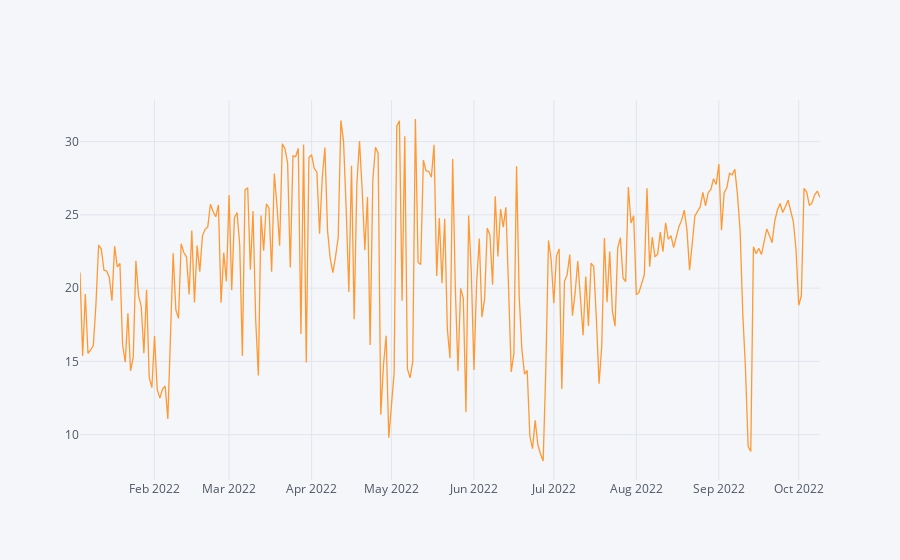

Write notebook code for a chart like this one.
### Code cell
df.iplot()

### Figure 1 — Plotly figure (JSON) as saved in the notebook; plotly's stock layout.template omitted (floating-point values rounded to 4 significant figures; data arrays with more than 128 entries replaced by an {"elided": "..."} marker saying what was removed)
{"data": [{"line": {"color": "rgba(255, 153, 51, 1.0)", "dash": "solid", "shape": "linear", "width": 1.3}, "mode": "lines", "name": "DAYTON_MW", "text": "", "type": "scatter", "x": {"elided": "279 str values"}, "y": {"elided": "279 float values"}}], "layout": {"autosize": true, "legend": {"bgcolor": "#F5F6F9", "font": {"color": "#4D5663"}}, "paper_bgcolor": "#F5F6F9", "plot_bgcolor": "#F5F6F9", "title": {"font": {"color": "#4D5663"}}, "xaxis": {"autorange": true, "gridcolor": "#E1E5ED", "range": ["2022-01-04", "2022-10-09"], "showgrid": true, "tickfont": {"color": "#4D5663"}, "title": {"font": {"color": "#4D5663"}, "text": ""}, "type": "date", "zerolinecolor": "#E1E5ED"}, "yaxis": {"autorange": true, "gridcolor": "#E1E5ED", "range": [6.906, 32.84], "showgrid": true, "tickfont": {"color": "#4D5663"}, "title": {"font": {"color": "#4D5663"}, "text": ""}, "type": "linear", "zerolinecolor": "#E1E5ED"}}}
